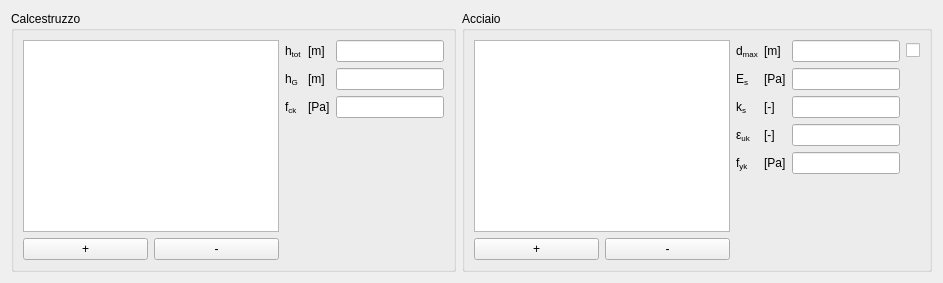
         <widget class="QWidget" name="layoutWidget">
          <layout class="QHBoxLayout" name="horizontalLayout_3">
           <item>
            <widget class="QGroupBox" name="cncrGeneralGroupBox">
             <property name="minimumSize">
              <size>
               <width>0</width>
               <height>250</height>
              </size>
             </property>
             <property name="title">
              <string>Calcestruzzo</string>
             </property>
             <layout class="QGridLayout" name="gridLayout_4">
              <item row="0" column="0" rowspan="4">
               <layout class="QGridLayout" name="cncrRectLayout">
                <item row="0" column="0" colspan="2">
                 <widget class="QTableView" name="cncrRectTableView">
                  <property name="selectionMode">
                   <enum>QAbstractItemView::ContiguousSelection</enum>
                  </property>
                 </widget>
                </item>
                <item row="1" column="0">
                 <widget class="QPushButton" name="addCncrRectPushButton">
                  <property name="text">
                   <string>+</string>
                  </property>
                 </widget>
                </item>
                <item row="1" column="1">
                 <widget class="QPushButton" name="delCncrRectPushButton">
                  <property name="text">
                   <string>-</string>
                  </property>
                 </widget>
                </item>
               </layout>
              </item>
              <item row="0" column="1">
               <widget class="QLabelRichName" name="hTotLabel">
                <property name="text">
                 <string>&lt;html&gt;&lt;head/&gt;&lt;body&gt;&lt;p&gt;h&lt;span style=&quot; vertical-align:sub;&quot;&gt;tot&lt;/span&gt;&lt;/p&gt;&lt;/body&gt;&lt;/html&gt;</string>
                </property>
               </widget>
              </item>
              <item row="0" column="2">
               <widget class="QLabelUnitMeasure" name="hTotUMLabel">
                <property name="text">
                 <string>[m]</string>
                </property>
               </widget>
              </item>
              <item row="0" column="3">
               <widget class="QLineEditValue" name="hTotLEdit"/>
              </item>
              <item row="1" column="1">
               <widget class="QLabelRichName" name="hGLabel">
                <property name="text">
                 <string>&lt;html&gt;&lt;head/&gt;&lt;body&gt;&lt;p&gt;h&lt;span style=&quot; vertical-align:sub;&quot;&gt;G&lt;/span&gt;&lt;/p&gt;&lt;/body&gt;&lt;/html&gt;</string>
                </property>
               </widget>
              </item>
              <item row="1" column="2">
               <widget class="QLabelUnitMeasure" name="hGUMLabel">
                <property name="text">
                 <string>[m]</string>
                </property>
               </widget>
              </item>
              <item row="1" column="3">
               <widget class="QLineEditValue" name="hGLEdit"/>
              </item>
              <item row="2" column="1">
               <widget class="QLabelRichName" name="fckLabel">
                <property name="text">
                 <string>&lt;html&gt;&lt;head/&gt;&lt;body&gt;&lt;p&gt;f&lt;span style=&quot; vertical-align:sub;&quot;&gt;ck&lt;/span&gt;&lt;/p&gt;&lt;/body&gt;&lt;/html&gt;</string>
                </property>
               </widget>
              </item>
              <item row="2" column="2">
               <widget class="QLabelUnitMeasure" name="fckUMLabel">
                <property name="text">
                 <string>[Pa]</string>
                </property>
               </widget>
              </item>
              <item row="2" column="3">
               <widget class="QLineEditValue" name="fckLEdit"/>
              </item>
              <item row="3" column="3">
               <spacer name="verticalSpacer_2">
                <property name="orientation">
                 <enum>Qt::Vertical</enum>
                </property>
                <property name="sizeHint" stdset="0">
                 <size>
                  <width>20</width>
                  <height>40</height>
                 </size>
                </property>
               </spacer>
              </item>
             </layout>
            </widget>
           </item>
           <item>
            <widget class="QGroupBox" name="steelCnrGeneralGroupBox">
             <property name="minimumSize">
              <size>
               <width>0</width>
               <height>0</height>
              </size>
             </property>
             <property name="title">
              <string>Acciaio</string>
             </property>
             <layout class="QGridLayout" name="gridLayout_10">
              <item row="1" column="2">
               <widget class="QLabelUnitMeasure" name="EsUMLabel">
                <property name="text">
                 <string>&lt;html&gt;&lt;head/&gt;&lt;body&gt;&lt;p&gt;[Pa]&lt;/p&gt;&lt;/body&gt;&lt;/html&gt;</string>
                </property>
               </widget>
              </item>
              <item row="4" column="2">
               <widget class="QLabelUnitMeasure" name="fSykUMLabel">
                <property name="text">
                 <string>&lt;html&gt;&lt;head/&gt;&lt;body&gt;&lt;p&gt;[Pa]&lt;/p&gt;&lt;/body&gt;&lt;/html&gt;</string>
                </property>
               </widget>
              </item>
              <item row="3" column="3">
               <widget class="QLineEditValue" name="epsSUkLEdit"/>
              </item>
              <item row="1" column="3">
               <widget class="QLineEditValue" name="EsLEdit"/>
              </item>
              <item row="0" column="0" rowspan="6">
               <layout class="QGridLayout" name="gridLayout_5">
                <item row="1" column="0">
                 <widget class="QPushButton" name="addSteelAPushButton">
                  <property name="text">
                   <string>+</string>
                  </property>
                 </widget>
                </item>
                <item row="1" column="1">
                 <widget class="QPushButton" name="delSteelAPushButton">
                  <property name="text">
                   <string>-</string>
                  </property>
                 </widget>
                </item>
                <item row="0" column="0" colspan="2">
                 <widget class="QTableView" name="steelATableView">
                  <property name="selectionMode">
                   <enum>QAbstractItemView::ContiguousSelection</enum>
                  </property>
                 </widget>
                </item>
               </layout>
              </item>
              <item row="3" column="1">
               <widget class="QLabelRichName" name="epsSUkLabel">
                <property name="text">
                 <string>&lt;html&gt;&lt;head/&gt;&lt;body&gt;&lt;p&gt;ε&lt;span style=&quot; vertical-align:sub;&quot;&gt;uk&lt;/span&gt;&lt;/p&gt;&lt;/body&gt;&lt;/html&gt;</string>
                </property>
               </widget>
              </item>
              <item row="4" column="1">
               <widget class="QLabelRichName" name="fSykLabel">
                <property name="text">
                 <string>&lt;html&gt;&lt;head/&gt;&lt;body&gt;&lt;p&gt;f&lt;span style=&quot; vertical-align:sub;&quot;&gt;yk&lt;/span&gt;&lt;/p&gt;&lt;/body&gt;&lt;/html&gt;</string>
                </property>
               </widget>
              </item>
              <item row="3" column="2">
               <widget class="QLabelUnitMeasure" name="epsSUkUMLabel">
                <property name="text">
                 <string>[-]</string>
                </property>
               </widget>
              </item>
              <item row="2" column="3">
               <widget class="QLineEditValue" name="kSLEdit"/>
              </item>
              <item row="0" column="2">
               <widget class="QLabelUnitMeasure" name="dMaxUMLabel">
                <property name="text">
                 <string>[m]</string>
                </property>
               </widget>
              </item>
              <item row="1" column="1">
               <widget class="QLabelRichName" name="EsLabel">
                <property name="text">
                 <string>&lt;html&gt;&lt;head/&gt;&lt;body&gt;&lt;p&gt;E&lt;span style=&quot; vertical-align:sub;&quot;&gt;s&lt;/span&gt;&lt;/p&gt;&lt;/body&gt;&lt;/html&gt;</string>
                </property>
               </widget>
              </item>
              <item row="5" column="3">
               <spacer name="verticalSpacer_6">
                <property name="orientation">
                 <enum>Qt::Vertical</enum>
                </property>
                <property name="sizeHint" stdset="0">
                 <size>
                  <width>20</width>
                  <height>40</height>
                 </size>
                </property>
               </spacer>
              </item>
              <item row="0" column="3">
               <widget class="QLineEditValue" name="dMaxLEdit"/>
              </item>
              <item row="0" column="1">
               <widget class="QLabelRichName" name="dMaxLabel">
                <property name="text">
                 <string>&lt;html&gt;&lt;head/&gt;&lt;body&gt;&lt;p&gt;d&lt;span style=&quot; vertical-align:sub;&quot;&gt;max&lt;/span&gt;&lt;/p&gt;&lt;/body&gt;&lt;/html&gt;</string>
                </property>
               </widget>
              </item>
              <item row="4" column="3">
               <widget class="QLineEditValue" name="fSykLEdit"/>
              </item>
              <item row="2" column="1">
               <widget class="QLabelRichName" name="kSLabel">
                <property name="text">
                 <string>&lt;html&gt;&lt;head/&gt;&lt;body&gt;&lt;p&gt;k&lt;span style=&quot; vertical-align:sub;&quot;&gt;s&lt;/span&gt;&lt;/p&gt;&lt;/body&gt;&lt;/html&gt;</string>
                </property>
               </widget>
              </item>
              <item row="2" column="2">
               <widget class="QLabelUnitMeasure" name="kSUMLabel">
                <property name="text">
                 <string>[-]</string>
                </property>
               </widget>
              </item>
              <item row="0" column="4">
               <widget class="QCheckBoxReadOnly" name="dMaxCheckBox">
                <property name="text">
                 <string/>
                </property>
               </widget>
              </item>
             </layout>
            </widget>
           </item>
          </layout>
         </widget>
